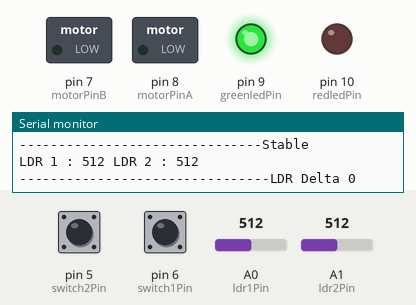
This sketch was run on a simulated Arduino Uno, built with avr-gcc and run on an emulated ATmega328P. Shown: switched loads named in the sketch (green lamp = pin HIGH), output pins drawn as LEDs (lit = HIGH), the last lines printed to the serial monitor. Dashed ring = blinking. The test bench sets the inputs (shaded band); at power-on: A0 (ldr1Pin) = 512, pin 6 (switch1Pin) HIGH, pin 5 (switch2Pin) HIGH, A1 (ldr2Pin) = 512.

Above: at 1.2 s.
1.3 s: A0 (ldr1Pin) set to 695
4.3 s: A0 (ldr1Pin) set to 728
At 4.63 s:
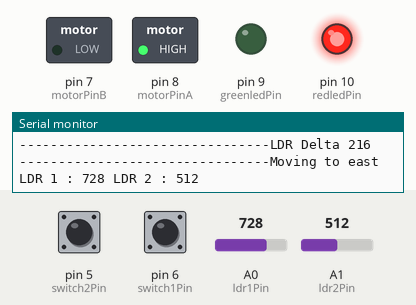
7.3 s: pin 6 (switch1Pin) pulled LOW for 1 s
At 8.3 s:
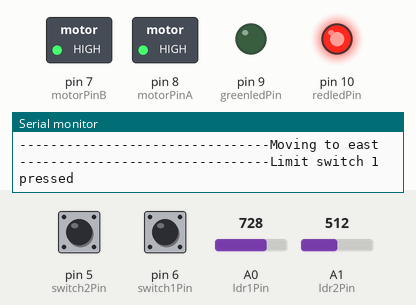
10.3 s: pin 5 (switch2Pin) pulled LOW for 0.15 s
At 10.7 s:
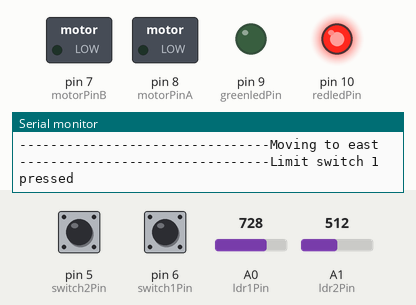
13.4 s: A1 (ldr2Pin) set to 716
At 14.7 s:
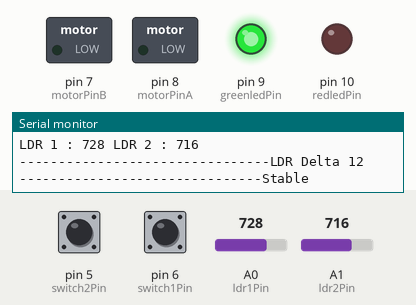
16.4 s: A1 (ldr2Pin) set to 911
19.4 s: A1 (ldr2Pin) set to 935
At 19.74 s:
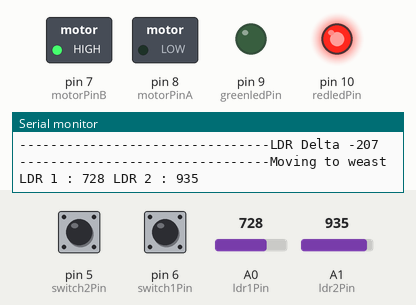
Timing chart, 0 to 23.4 s (numbered marks = the images above; inputs shaded):
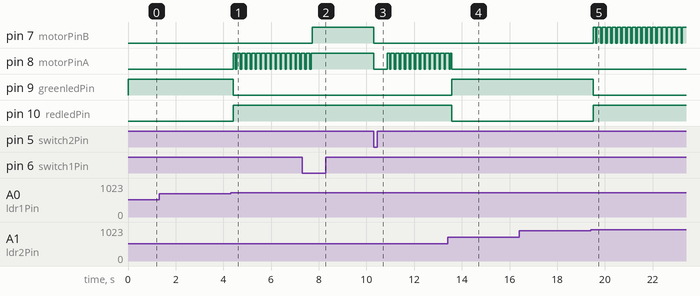

The sketch:

Solar-Tracking-System.ino
```cpp
/* Solar Tracking system

  July 22, 2022

*/

// GPIO pins

#define redledPin 10 // led's pins
#define greenledPin 9
#define motorPinA 8 // digital pin 8, L239D IC signal
#define motorPinB 7
#define switch1Pin 6 //digital pin 6,  limit switch pins
#define switch2Pin 5
#define ldr1Pin A0  //analog pin 0, LDR sensors
#define ldr2Pin A1

// Variables

int switch1State = 0;  // to store the limit switch values
int switch2State = 0;

int  ldr1Value = 0;  // variable to store the value coming from the LDR sensors
int  ldr2Value = 0;

int ldrDelta = 0; // to store difference between ldr values


void setup() {

  // Debugging console
  Serial.begin(9600); // at 9600 baud rate

  // initialize GPIO pins
  pinMode(redledPin, OUTPUT);
  pinMode(greenledPin, OUTPUT);
  pinMode(motorPinA, OUTPUT);
  pinMode(motorPinB, OUTPUT);

  pinMode(switch1Pin, INPUT_PULLUP);  // initially HIGH
  pinMode(switch2Pin, INPUT_PULLUP);

  //
  Serial.println("Solar Tracker Begin");
}

void loop() {

  // read the state of the limit switches:

  switch1State = digitalRead(switch1Pin);
  switch2State = digitalRead(switch2Pin);


  // read the value from the sensor:
  ldr1Value = analogRead(ldr1Pin);
  ldr2Value = analogRead(ldr2Pin);

  ldrDelta = ldr1Value - ldr2Value ;  // getting difference between values

  Serial.print("--------------------------------LDR Delta ");
  Serial.println(ldrDelta);


  //*********************Control Structure******************


  if (ldrDelta > 200) { // 200 threshold  difference (ldr1 > ldr2 ), move solar panel to east,

    // turn OFF:
    digitalWrite(greenledPin, LOW);

    // turn ON:
    digitalWrite(redledPin, HIGH);

    digitalWrite(motorPinA, HIGH);
    delay(100); // motor delay, per step
    digitalWrite(motorPinA, LOW);
    delay(50);
    digitalWrite(motorPinA, HIGH);

    Serial.println("--------------------------------Moving to east");

  }


  if (ldrDelta < - 200) {  // -200 threshold difference (ldr1 < ldr2 ), move solar panel to west

    // turn OFF:
    digitalWrite(greenledPin, LOW);

    // turn ON:
    digitalWrite(redledPin, HIGH);

    digitalWrite(motorPinB, HIGH);
    delay(100); // motor delay, per step
    digitalWrite(motorPinB, LOW);
    delay(50);
    digitalWrite(motorPinB, HIGH);

    Serial.println("--------------------------------Moving to weast");

  }


  if (switch1State == LOW) {  // limit switch 1 pressed

    // turn OFF:
    digitalWrite(greenledPin, LOW);

    Serial.println("--------------------------------Limit switch 1 pressed");


    while (switch2State == HIGH)  // while stop limit switch is not pressed
    {
      // turn ON:
      digitalWrite(motorPinB, HIGH); // turn solar panel to reset position (east)
      digitalWrite(redledPin, HIGH);
      // check
      switch2State = digitalRead(switch2Pin);

    }


    // turn OFF:

    digitalWrite(motorPinA, LOW);// stop !
    digitalWrite(motorPinB, LOW);


  }


  if (switch2State == LOW) { // limit switch 2 pressed

    // turn OFF:

    digitalWrite(motorPinA, LOW);// stop !
    digitalWrite(motorPinB, LOW);

    digitalWrite(greenledPin, LOW);

    // turn ON:
    digitalWrite(redledPin, HIGH);
    delay(500);

    Serial.println("--------------------------------Limit switch 2 pressed");
  }


  if (ldrDelta < 200 && ldrDelta > -200 && switch1State == HIGH && switch2State == HIGH ) {  // under threshold  values

    // turn OFF:
    digitalWrite(redledPin, LOW);

    digitalWrite(motorPinA, LOW);// stop !
    digitalWrite(motorPinB, LOW);


    // turn ON:
    digitalWrite(greenledPin, HIGH);

    Serial.println("-------------------------------Stable");


  }


  // Debug data stream

  Serial.print("LDR 1 : ");
  Serial.print(ldr1Value);
  Serial.print(" LDR 2 : ");
  Serial.print(ldr2Value);
  Serial.println(" ");

}
```

Measured:
- the behaviour switches between 712 and 713 on A0 (ldr1Pin) (found by bisection; images 0 and 1)
- the behaviour switches between 928 and 929 on A1 (ldr2Pin) (found by bisection; images 4 and 5)
- after the input at 4.3 s, pin 8 (motorPinA): alternates HIGH for 0.16 s and LOW for 0.05 s, starting after 0.10 s; pin 9 (greenledPin): HIGH → LOW after 0.10 s; pin 10 (redledPin): LOW → HIGH after 0.10 s
- after the input at 7.3 s, pin 7 (motorPinB): LOW → HIGH after 0.42 s; pin 8 (motorPinA): goes on until 7.7 s, then stays HIGH
- after the input at 10.3 s, pin 7 (motorPinB): HIGH → LOW at once; pin 8 (motorPinA): goes LOW 0.57 s, HIGH 0.10 s, 11 × (LOW 0.05 s, HIGH 0.16 s), LOW 0.05 s, then HIGH, starting at once
- after the input at 13.4 s, pin 9 (greenledPin): LOW → HIGH after 0.17 s; pin 10 (redledPin): HIGH → LOW after 0.17 s
- after the input at 19.4 s, pin 7 (motorPinB): alternates HIGH for 0.16 s and LOW for 0.05 s, starting after 0.12 s; pin 9 (greenledPin): HIGH → LOW after 0.12 s; pin 10 (redledPin): LOW → HIGH after 0.12 s
